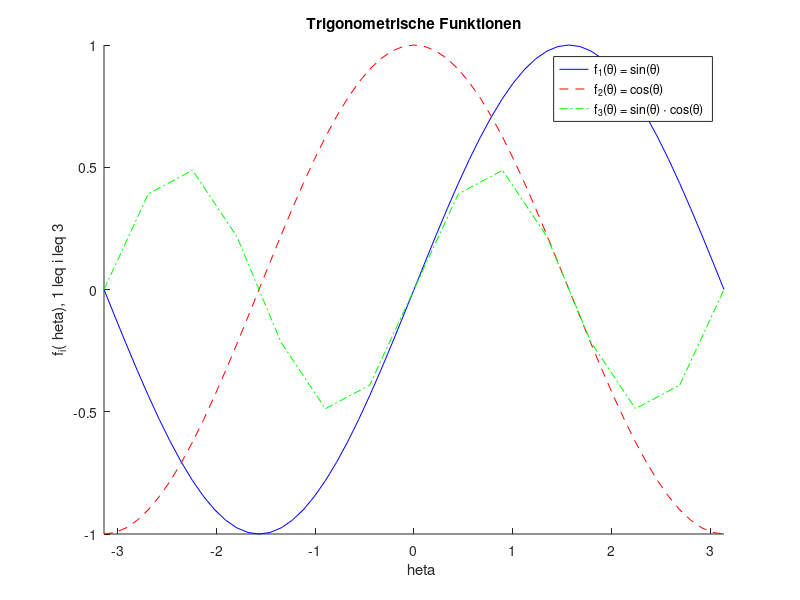

This figure's MATLAB source:
figure

f1=@(x)(sin(x))
f2=@(x)(cos(x))
f3=@(x)(sin(x)*cos(x))

hold on
    fplot(f1,[-pi,pi],'b')
    fplot(f2,[-pi,pi],'r--')
    fplot(f3,[-pi,pi],'g-.')
hold off

title("Trigonometrische Funktionen")
xlabel("\theta")
ylabel("f_i(\theta), 1 \leq i \leq 3")
legend('f_1(\theta) = sin(\theta)','f_2(\theta) = cos(\theta)','f_3(\theta) = sin(\theta) \cdot cos(\theta)')